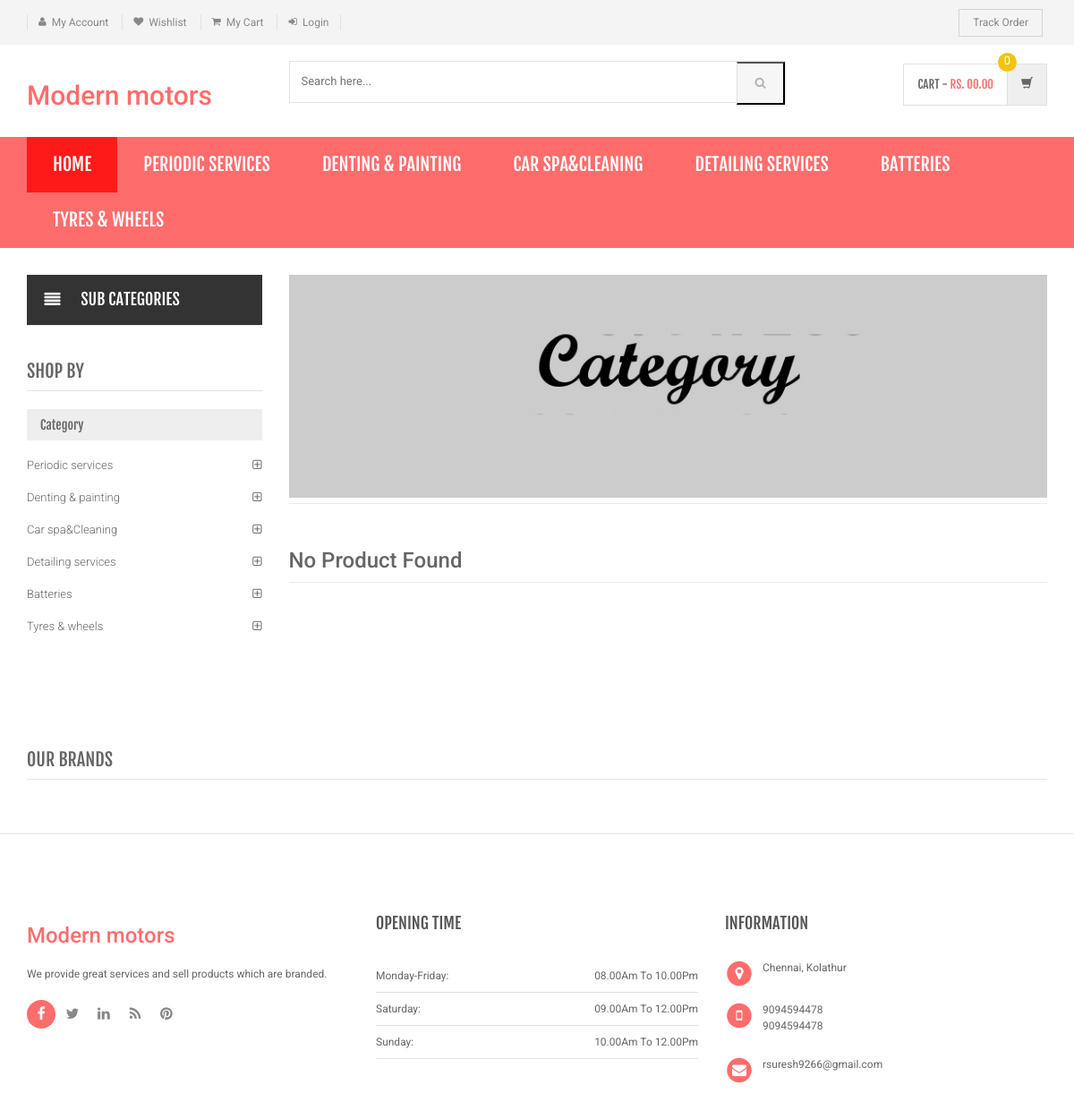
/shopping/category.php, run on the app's committed database.
### tables this page shows
CREATE TABLE `category` (
  `id` int(11) NOT NULL,
  `categoryName` varchar(255) DEFAULT NULL,
  `categoryDescription` longtext,
  `creationDate` timestamp NOT NULL DEFAULT CURRENT_TIMESTAMP,
  `updationDate` varchar(255) DEFAULT NULL
);

### shopping/category.php (the view, shortened to what this page needs)
<?php
include('includes/config.php');
$cid=intval($_GET['cid']);
?>
<!DOCTYPE html>
<html lang="en">
	<head>
	    <link rel="stylesheet" href="assets/css/bootstrap.min.css">
	    <link rel="stylesheet" href="assets/css/main.css">
	    <link rel="stylesheet" href="assets/css/green.css">
	    <link rel="stylesheet" href="assets/css/owl.carousel.css">
		<link rel="stylesheet" href="assets/css/owl.transitions.css">
		<link href="assets/css/lightbox.css" rel="stylesheet">
		<link rel="stylesheet" href="assets/css/animate.min.css">
		<link rel="stylesheet" href="assets/css/rateit.css">
		<link rel="stylesheet" href="assets/css/bootstrap-select.min.css">
		<link rel="stylesheet" href="assets/css/config.css">
		<link href="assets/css/green.css" rel="alternate stylesheet" title="Green color">
		<link href="assets/css/blue.css" rel="alternate stylesheet" title="Blue color">
		<link href="assets/css/red.css" rel="alternate stylesheet" title="Red color">
		<link href="assets/css/orange.css" rel="alternate stylesheet" title="Orange color">
		<link href="assets/css/dark-green.css" rel="alternate stylesheet" title="Darkgreen color">
		<link rel="stylesheet" href="assets/css/font-awesome.min.css">
	</head>
    <body class="cnt-home">
<header class="header-style-1">
<?php include('includes/top-header.php');?>
<?php include('includes/main-header.php');?>
<?php include('includes/menu-bar.php');?>
</header>
<div class="body-content outer-top-xs">
	<div class='container'>
		<div class='row outer-bottom-sm'>
			<div class='col-md-3 sidebar'>
<div class="side-menu animate-dropdown outer-bottom-xs">
<div class="side-menu animate-dropdown outer-bottom-xs">
    <div class="head"><i class="icon fa fa-align-justify fa-fw"></i>Sub Categories</div>
    <nav class="yamm megamenu-horizontal" role="navigation">
        <ul class="nav">
            <li class="dropdown menu-item">
</li>
</ul>
    </nav>
</div>
</div>
	            <div class="sidebar-module-container">
	            	<h3 class="section-title">shop by</h3>
	            	<div class="sidebar-filter">
<div class="sidebar-widget wow fadeInUp outer-bottom-xs ">
	<div class="widget-header m-t-20">
		<h4 class="widget-title">Category</h4>
	</div>
	<div class="sidebar-widget-body m-t-10">
	         <?php $sql=mysqli_query($con,"select id,categoryName  from category");
while($row=mysqli_fetch_array($sql))
{
    ?>
		<div class="accordion">
	    	<div class="accordion-group">
	            <div class="accordion-heading">
	                <a href="category.php?cid=<?php echo $row['id'];?>"  class="accordion-toggle collapsed">
	                   <?php echo $row['categoryName'];?>
	                </a>
	            </div>
	        </div>
	    </div>
	    <?php } ?>
	</div>
</div>
	            	</div>
	            </div>
            </div>
			<div class='col-md-9'>
	<div id="category" class="category-carousel hidden-xs">
		<div class="item">
			<div class="image">
				<img src="assets/images/banners/cat-banner-1.jpg" alt="" class="img-responsive">
			</div>
		</div>
</div>
				<div class="search-result-container">
					<div id="myTabContent" class="tab-content">
						<div class="tab-pane active " id="grid-container">
							<div class="category-product  inner-top-vs">
								<div class="row">
			<?php
$ret=mysqli_query($con,"select * from products where category='$cid'");
$num=mysqli_num_rows($ret);
if($num>0)
{
while ($row=mysqli_fetch_array($ret))
{?>
		<div class="col-sm-6 col-md-4 wow fadeInUp">
			<div class="products">
	<div class="product">
		<div class="product-image">
			<div class="image">
				<a href="product-details.php?pid=<?php echo htmlentities($row['id']);?>"><img  src="assets/images/blank.gif" data-echo="admin/productimages/<?php echo htmlentities($row['id']);?>/<?php echo htmlentities($row['productImage1']);?>" alt="" width="200" height="300"></a>
			</div>
		</div>
		<div class="product-info text-left">
			<h3 class="name"><a href="product-details.php?pid=<?php echo htmlentities($row['id']);?>"><?php echo htmlentities($row['productName']);?></a></h3>
			<div class="rating rateit-small"></div>
			<div class="description"></div>
			<div class="product-price">
				<span class="price">
					Rs. <?php echo htmlentities($row['productPrice']);?>			</span>
										     <span class="price-before-discount">Rs. <?php echo htmlentities($row['productPriceBeforeDiscount']);?></span>
			</div>
		</div>
					<div class="cart clearfix animate-effect">
				<div class="action">
					<ul class="list-unstyled">
						<li class="add-cart-button btn-group">
								<?php if($row['productAvailability']=='In Stock'){?>
										<button class="btn btn-primary icon" data-toggle="dropdown" type="button">
								<i class="fa fa-shopping-cart"></i>
							</button>
							<a href="category.php?page=product&action=add&id=<?php echo $row['id']; ?>">
							<button class="btn btn-primary" type="button">Add to cart</button></a>
								<?php } else {?>
							<div class="action" style="color:red">Out of Stock</div>
					<?php } ?>
						</li>
		                <li class="lnk wishlist">
							<a class="add-to-cart" href="category.php?pid=<?php echo htmlentities($row['id'])?>&&action=wishlist" title="Wishlist">
								 <i class="icon fa fa-heart"></i>
							</a>
						</li>
					</ul>
				</div>
			</div>
			</div>
			</div>
		</div>
	  <?php } } else {?>
		<div class="col-sm-6 col-md-4 wow fadeInUp"> <h3>No Product Found</h3>
		</div>
<?php } ?>
										</div>
							</div>
						</div>
				</div>
			</div>
		</div></div>
		<?php include('includes/brands-slider.php');?>
</div>
</div>
<?php include('includes/footer.php');?>
</body>
</html>

### shopping/includes/top-header.php (shortened to what this page needs)
<div class="top-bar animate-dropdown">
	<div class="container">
		<div class="header-top-inner">
			<div class="cnt-account">
				<ul class="list-unstyled">
					<li><a href="my-account.php"><i class="icon fa fa-user"></i>My Account</a></li>
					<li><a href="my-wishlist.php"><i class="icon fa fa-heart"></i>Wishlist</a></li>
					<li><a href="my-cart.php"><i class="icon fa fa-shopping-cart"></i>My Cart</a></li>
					<?php if(strlen($_SESSION['login'])==0)
    {   ?>
<li><a href="login.php"><i class="icon fa fa-sign-in"></i>Login</a></li>
<?php }
else{ ?>
				<li><a href="logout.php"><i class="icon fa fa-sign-out"></i>Logout</a></li>
				<?php } ?>
				</ul>
			</div>
<div class="cnt-block">
				<ul class="list-unstyled list-inline">
					<li class="dropdown dropdown-small">
						<a href="track-orders.php" class="dropdown-toggle" ><span class="key">Track Order</b></a>
					</li>
				</ul>
			</div>
			<div class="clearfix"></div>
		</div>
	</div>
</div>

### shopping/includes/main-header.php (shortened to what this page needs)
	<div class="main-header">
		<div class="container">
			<div class="row">
				<div class="col-xs-12 col-sm-12 col-md-3 logo-holder">
<div class="logo">
	<a href="index.php">
		<h2>Modern motors</h2>
	</a>
</div>
</div>
<div class="col-xs-12 col-sm-12 col-md-6 top-search-holder">
<div class="search-area">
    <form name="search" method="post" action="search-result.php">
        <div class="control-group">
            <input class="search-field" placeholder="Search here..." name="product" required="required" />
            <button class="search-button" type="submit" name="search"></button>
        </div>
    </form>
</div>
				</div>
				<div class="col-xs-12 col-sm-12 col-md-3 animate-dropdown top-cart-row">
<?php
if(!empty($_SESSION['cart'])){
	?>
	<div class="dropdown dropdown-cart">
		<a href="#" class="dropdown-toggle lnk-cart" data-toggle="dropdown">
			<div class="items-cart-inner">
				<div class="total-price-basket">
					<span class="lbl">cart -</span>
					<span class="total-price">
						<span class="sign">Rs.</span>
						<span class="value"><?php echo $_SESSION['tp']; ?></span>
					</span>
				</div>
				<div class="basket">
					<i class="glyphicon glyphicon-shopping-cart"></i>
				</div>
				<div class="basket-item-count"><span class="count"><?php echo $_SESSION['qnty'];?></span></div>
		    </div>
		</a>
		<ul class="dropdown-menu">
		 <?php
    $sql = "SELECT * FROM products WHERE id IN(";
			foreach($_SESSION['cart'] as $id => $value){
			$sql .=$id. ",";
			}
			$sql=substr($sql,0,-1) . ") ORDER BY id ASC";
			$query = mysqli_query($con,$sql);
			$totalprice=0;
			$totalqunty=0;
			if(!empty($query)){
			while($row = mysqli_fetch_array($query)){
				$quantity=$_SESSION['cart'][$row['id']]['quantity'];
				$subtotal= $_SESSION['cart'][$row['id']]['quantity']*$row['productPrice']+$row['shippingCharge'];
				$totalprice += $subtotal;
				$_SESSION['qnty']=$totalqunty+=$quantity;
	?>
			<li>
				<div class="cart-item product-summary">
					<div class="row">
						<div class="col-xs-4">
							<div class="image">
								<a href="product-details.php?pid=<?php echo $row['id'];?>"><img  src="admin/productimages/<?php echo $row['id'];?>/<?php echo $row['productImage1'];?>" width="35" height="50" alt=""></a>
							</div>
						</div>
						<div class="col-xs-7">
							<h3 class="name"><a href="product-details.php?pid=<?php echo $row['id'];?>"><?php echo $row['productName']; ?></a></h3>
							<div class="price">Rs.<?php echo ($row['productPrice']+$row['shippingCharge']); ?>*<?php echo $_SESSION['cart'][$row['id']]['quantity']; ?></div>
						</div>
					</div>
				</div>
				<?php } }?>
				<div class="clearfix"></div>
			<hr>
			<div class="clearfix cart-total">
				<div class="pull-right">
						<span class="text">Total :</span><span class='price'>Rs.<?php echo $_SESSION['tp']="$totalprice". ".00"; ?></span>
				</div>
				<div class="clearfix"></div>
				<a href="my-cart.php" class="btn btn-upper btn-primary btn-block m-t-20">My Cart</a>
			</div>
		</li>
		</ul>
	</div>
<?php } else { ?>
<div class="dropdown dropdown-cart">
		<a href="#" class="dropdown-toggle lnk-cart" data-toggle="dropdown">
			<div class="items-cart-inner">
				<div class="total-price-basket">
					<span class="lbl">cart -</span>
					<span class="total-price">
						<span class="sign">Rs.</span>
						<span class="value">00.00</span>
					</span>
				</div>
				<div class="basket">
					<i class="glyphicon glyphicon-shopping-cart"></i>
				</div>
				<div class="basket-item-count"><span class="count">0</span></div>
		    </div>
		</a>
	</div>
	<?php }?>
				</div>
			</div>
		</div>
	</div>

### shopping/includes/menu-bar.php (shortened to what this page needs)
<div class="header-nav animate-dropdown">
    <div class="container">
        <div class="yamm navbar navbar-default" role="navigation">
            <div class="nav-bg-class">
                <div class="navbar-collapse collapse" id="mc-horizontal-menu-collapse">
	<div class="nav-outer">
		<ul class="nav navbar-nav">
			<li class="active dropdown yamm-fw">
				<a href="index.php" data-hover="dropdown" class="dropdown-toggle">Home</a>
			</li>
              <?php $sql=mysqli_query($con,"select id,categoryName  from category limit 6");
while($row=mysqli_fetch_array($sql))
{
    ?>
			<li class="dropdown yamm">
				<a href="category.php?cid=<?php echo $row['id'];?>"> <?php echo $row['categoryName'];?></a>
			</li>
			<?php } ?>
		</ul>
		<div class="clearfix"></div>
	</div>
</div>
            </div>
        </div>
    </div>
</div>

### shopping/includes/brands-slider.php (shortened to what this page needs)
<div id="brands-carousel" class="logo-slider wow fadeInUp">
		<h3 class="section-title">Our Brands</h3>
</div>

### shopping/includes/footer.php
<footer id="footer" class="footer color-bg">
	  <div class="links-social inner-top-sm">
        <div class="container">
            <div class="row">
            	<div class="col-xs-12 col-sm-6 col-md-4">
<div class="contact-info">
    <div class="footer-logo">
        <div class="logo">
            <a href="index.php">
<h3>Modern motors</h3>
            </a>
        </div>
    </div>
     <div class="module-body m-t-20">
        <p class="about-us"> We provide great services and sell products which are branded.</p>
        <div class="social-icons">
        <a href="http://facebook.com/transvelo" class='active'><i class="icon fa fa-facebook"></i></a>
        <a href="#"><i class="icon fa fa-twitter"></i></a>
        <a href="#"><i class="icon fa fa-linkedin"></i></a>
        <a href="#"><i class="icon fa fa-rss"></i></a>
        <a href="#"><i class="icon fa fa-pinterest"></i></a>
        </div>
    </div>
</div>
            	</div>
            	<div class="col-xs-12 col-sm-6 col-md-4">
<div class="contact-timing">
	<div class="module-heading">
		<h4 class="module-title">opening time</h4>
	</div>
	<div class="module-body outer-top-xs">
		<div class="table-responsive">
			<table class="table">
				<tbody>
					<tr><td>Monday-Friday:</td><td class="pull-right">08.00Am To 10.00Pm</td></tr>
					<tr><td>Saturday:</td><td class="pull-right">09.00Am To 12.00Pm</td></tr>
					<tr><td>Sunday:</td><td class="pull-right">10.00Am To 12.00Pm</td></tr>
				</tbody>
			</table>
		</div>
	</div>
</div>
            	</div>
            	<div class="col-xs-12 col-sm-6 col-md-4">
<div class="contact-information">
	<div class="module-heading">
		<h4 class="module-title">information</h4>
	</div>
	<div class="module-body outer-top-xs">
        <ul class="toggle-footer" style="">
            <li class="media">
                <div class="pull-left">
                     <span class="icon fa-stack fa-lg">
                      <i class="fa fa-circle fa-stack-2x"></i>
                      <i class="fa fa-map-marker fa-stack-1x fa-inverse"></i>
                    </span>
                </div>
                <div class="media-body">
                    <p>Chennai, Kolathur</p>
                </div>
            </li>
              <li class="media">
                <div class="pull-left">
                     <span class="icon fa-stack fa-lg">
                      <i class="fa fa-circle fa-stack-2x"></i>
                      <i class="fa fa-mobile fa-stack-1x fa-inverse"></i>
                    </span>
                </div>
                <div class="media-body">
                    <p>9094594478<br>9094594478</p>
                </div>
            </li>
              <li class="media">
                <div class="pull-left">
                     <span class="icon fa-stack fa-lg">
                      <i class="fa fa-circle fa-stack-2x"></i>
                      <i class="fa fa-envelope fa-stack-1x fa-inverse"></i>
                    </span>
                </div>
                <div class="media-body">
                    <span><a href="#">rsuresh9266@gmail.com</a></span>
                </div>
            </li>
            </ul>
    </div>
</div>
            	</div>
            </div>
        </div>
    </div>

### shopping/assets/css/lightbox.css (style rules this page uses)
body:after { content: url(../images/close.png) url(../images/loading.gif) url(../images/prev.png) url(../images/next.png); display: none; }

### shopping/assets/css/orange.css (style rules this page uses)
a { color: #f39c12; }
.top-cart-row .dropdown-cart .lnk-cart .items-cart-inner .total-price-basket .total-price { color: #f39c12; }
.header-style-1 .header-nav { background: #f39c12; }
.cnt-home .header-style-1 .header-nav .navbar .navbar-nav > li.active { background: #ab6c09; }
.footer .links-social .social-icons a:hover, .footer .links-social .social-icons a:focus, .footer .links-social .social-icons a.active { background: #f39c12; }
.footer .contact-information .media .icon .fa-stack-2x { color: #f39c12; }
.sidebar .sidebar-module-container .sidebar-widget .sidebar-widget-body .accordion .accordion-group .accordion-heading .accordion-toggle, .sidebar .sidebar-module-container .sidebar-widget .sidebar-widget-body .accordion .accordion-group .accordion-heading .accordion-toggle:hover, .sidebar .sidebar-module-container .sidebar-widget .sidebar-widget-body .accordion .accordion-group .accordion-heading .accordion-toggle:focus, .sidebar .sidebar-module-container .sidebar-widget .sidebar-widget-body .accordion .accordion-group .accordion-heading .accordion-toggle:after { color: #f39c12; }

### data on the page
category: categoryName "PERIODIC SERVICES", categoryName "Periodic services"
category: categoryName "DENTING & PAINTING", categoryName "Denting & painting"
category: categoryName "CAR SPA&CLEANING", categoryName "Car spa&Cleaning"
category: categoryName "DETAILING SERVICES", categoryName "Detailing services"
category: categoryName "BATTERIES", categoryName "Batteries"
category: categoryName "TYRES & WHEELS", categoryName "Tyres & wheels"
